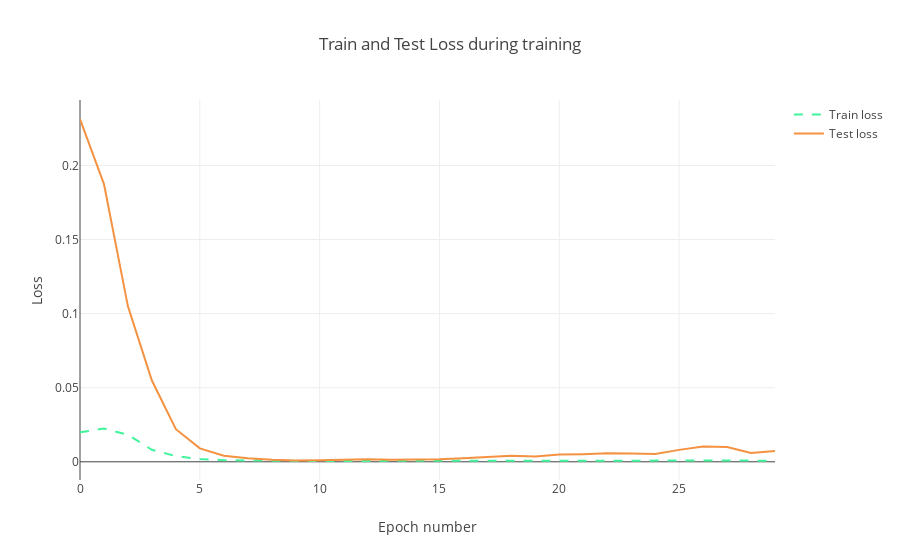

The notebook cell this image was saved under:
### Code cell
trace1 = go.Scatter(
    x = np.arange(0, len(history.history['loss']), 1),
    y = history.history['loss'],
    mode = 'lines',
    name = 'Train loss',
    line = dict(color=('rgb(66, 244, 155)'), width=2, dash='dash')
)
trace2 = go.Scatter(
    x = np.arange(0, len(history.history['val_loss']), 1),
    y = history.history['val_loss'],
    mode = 'lines',
    name = 'Test loss',
    line = dict(color=('rgb(244, 146, 65)'), width=2)
)

data = [trace1, trace2]
layout = dict(title = 'Train and Test Loss during training',
              xaxis = dict(title = 'Epoch number'), yaxis = dict(title = 'Loss'))
fig = dict(data=data, layout=layout)
py.iplot(fig, filename='training_process')

### Figure 1 — Plotly figure (JSON) as saved in the notebook; plotly's stock layout.template omitted (floating-point values rounded to 4 significant figures)
{"data": [{"line": {"color": "rgb(66, 244, 155)", "dash": "dash", "width": 2}, "mode": "lines", "name": "Train loss", "type": "scatter", "x": [0, 1, 2, 3, 4, 5, 6, 7, 8, 9, 10, 11, 12, 13, 14, 15, 16, 17, 18, 19, 20, 21, 22, 23, 24, 25, 26, 27, 28, 29], "y": [0.01988, 0.02249, 0.01818, 0.008092, 0.003817, 0.001874, 0.001093, 0.0007571, 0.0007015, 0.0005859, 0.0005765, 0.0006042, 0.0006141, 0.0006029, 0.0005332, 0.0006198, 0.0005726, 0.0006346, 0.0006489, 0.0006911, 0.0006448, 0.0006247, 0.0007565, 0.0006781, 0.0007427, 0.0007001, 0.0007167, 0.0009058, 0.0008485, 0.0005819]}, {"line": {"color": "rgb(244, 146, 65)", "width": 2}, "mode": "lines", "name": "Test loss", "type": "scatter", "x": [0, 1, 2, 3, 4, 5, 6, 7, 8, 9, 10, 11, 12, 13, 14, 15, 16, 17, 18, 19, 20, 21, 22, 23, 24, 25, 26, 27, 28, 29], "y": [0.2314, 0.1874, 0.1049, 0.05487, 0.02201, 0.009044, 0.004124, 0.002325, 0.001353, 0.0009414, 0.001115, 0.001353, 0.001727, 0.001442, 0.00137, 0.001794, 0.002348, 0.003228, 0.004012, 0.003563, 0.004875, 0.005172, 0.005812, 0.005656, 0.005328, 0.008036, 0.01028, 0.01001, 0.005923, 0.007281]}], "layout": {"title": "Train and Test Loss during training", "xaxis": {"title": "Epoch number"}, "yaxis": {"title": "Loss"}}}
